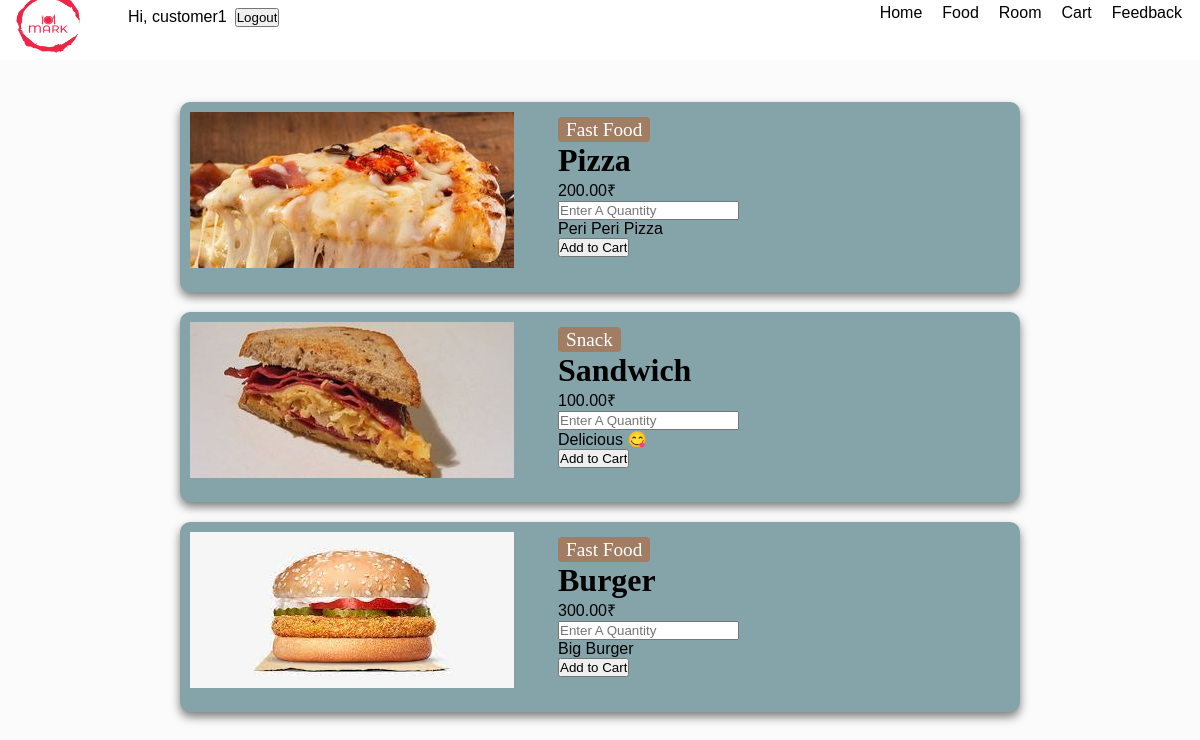
The app's page /food.php (signed in) with its own data.
### tables this page shows
CREATE TABLE `food_items` (
  `id` int(11) NOT NULL,
  `product_name` varchar(255) NOT NULL,
  `category` varchar(255) NOT NULL,
  `price` decimal(10,2) NOT NULL,
  `description` text NOT NULL,
  `image_url` varchar(255) NOT NULL,
  `available_quantity` int(11) NOT NULL DEFAULT 0
);

### food.php (the view, shortened to what this page needs)
<!DOCTYPE html>
<html lang="en">
<head>
  <link rel="stylesheet" href="./CSS/style.css">
  <link rel="stylesheet" href="./CSS/nav.css">
  <link rel="stylesheet" href="./CSS/food.css">
  <link rel="stylesheet" href="./CSS/manage.css">
</head>
<body ng-app="myapp">
  <head>
  <link rel="stylesheet" href="./CSS/style.css">
  <link rel="stylesheet" href="./CSS/nav.css">
  <link rel="stylesheet" href="./CSS/food.css">
  <link rel="stylesheet" href="./CSS/manage.css">
</head>
<body ng-app="myapp">
  <br>
  <header style="position: fixed; top: 0; left: 0; right: 0; width: 100%; background-color: white; z-index: 1;">
  <nav class="navigation">
    <ul class="logo" href="#!home">
      <a href="home.php">
        <img src="./Images/logo.png" style="animation: hue-rotate 6s linear infinite; width: 64px; margin-top: -25px; height: 61px;">
      </a>
    </ul>
    <?php
    if (isset($_SESSION['username'])) {
      echo "<div class='dg'>";
      echo "<span style='font-family: Arial, sans-serif; padding: 8px;'>Hi, " . $_SESSION['username'] . "  </span>";
      echo "<form method='post' class='btn-form' action='logout.php'>
      <input type='submit' name='logout' value='Logout'>
    </form>";
    echo "</div>";
    }
    ?>
    <ul class="m">
      <li id="ls"> <a class="nv" href="home.php">Home</a></li>
      <li id="ls"> <a class="nv" href="food.php">Food</a></li>
      <li id="ls"> <a class="nv" href="room.php">Room</a></li>
      <li id="ls">
      <a href="cart.php" class="nv">Cart</a></li>
      <li id="ls"> <a class="nv" href="feedback.php">Feedback</a></li>
    </ul>
  </nav>
</header>
</body>
</html>
<div class="container">
  <div class="row">
    <?php
      include 'dbconfig.php';
      $result = mysqli_query($connection, "SELECT * FROM food_items");
      while ($row = mysqli_fetch_assoc($result)) {
    ?>
    <div class="col-md-3">
      <form class="submisson" action="cart.php" method="POST">
        <div class="card">
          <img class="imgc" src="<?php echo $row['image_url']; ?>">
          <div class="info">
            <p class="sp"><?php echo $row['category']; ?></p>
            <h1><?php echo $row['product_name']; ?></h1>
            <p class="price"><?php echo $row['price']; ?>₹</p>
            <input type="text" class="qt" placeholder="Enter A Quantity" name="quantity" required>
            <p class="d"><?php echo $row['description']; ?></p>
            <input type="submit" name="add_to_cart" value="Add to Cart">
          </div>
        </div>
      </form>
    </div>
    <?php
      }
    ?>
  </div>
</div>

### CSS/style.css (style rules this page uses)
* { margin: 0; padding: 0; }
body { background-color: rgb(251, 251, 251); overflow: auto; }
.logo { float: left; height: 20px; width: 90px; padding: 18px 14px 18px 16px; }
header { height: 60px; position: sticky; }

### CSS/nav.css (style rules this page uses)
* { margin: 0; padding: 0; }
nav { width: 100%; height: 10px; margin-bottom: 48px; }
ul { padding: 10px; float: right; }
ul.m { padding: 10px; float: right; margin-top: -40px; }
.dg { display: flex; }
.logo { float: left; height: 20px; width: 90px; padding: 18px 14px 18px 16px; }
#ls { list-style: none; display: inline; }
.nv { text-decoration: none; font-weight: 400; color: rgb(0, 0, 0); padding: 8px; font-family: 'Gill Sans', 'Gill Sans MT', Calibri, 'Trebuchet MS', sans-serif; }
.btn-form { display: flex; align-items: center; }

### CSS/food.css (style rules this page uses)
@media only screen and (max-width: 1600px) { .card { padding: 10px; background-color: rgb(132, 164, 169); width: 70%; ; margin: 10px; height: 190px; box-sizing: border-box; border-radius: 10px; box-shadow: 0px 5px 10px 0px rgba(0, 0, 0, 0.5); transition: transform ease 0.5s, box-shadow ease 0.5s; } }
@media only screen and (max-width: 1600px) { .price { font-weight: 400; font-family: Impact, Haettenschweiler, 'Arial Narrow Bold', sans-serif; } }
@media only screen and (max-width: 1600px) { .d { font-family: Arial, Helvetica, sans-serif; } }
@media only screen and (max-width: 1600px) { .info { margin-left: 368px; margin-top: -155px; } }
@media only screen and (max-width: 1600px) { .submisson { display: flex; align-items: center; justify-content: center; flex-direction: column; width: 100%; } }
@media only screen and (max-width: 1600px) { .sp { height: max-content; width: max-content; background: rgb(161, 125, 99); display: flex; -webkit-box-align: center; align-items: center; -webkit-box-pack: center; justify-content: center; border-radius: 4px; color: rgb(255, 255, 255); font-size: 1.2rem; border: none; padding: 0.1rem 0.5rem; } }

### records on screen
food_items: image_url (picture), category "Fast Food", product_name "Pizza", price "200.00", description "Peri Peri Pizza"
food_items: image_url (picture), category "Snack", product_name "Sandwich", price "100.00", description "Delicious 😋"
food_items: image_url (picture), category "Fast Food", product_name "Burger", price "300.00", description "Big Burger"

### other values on screen
$_SESSION['username'] "customer1"
